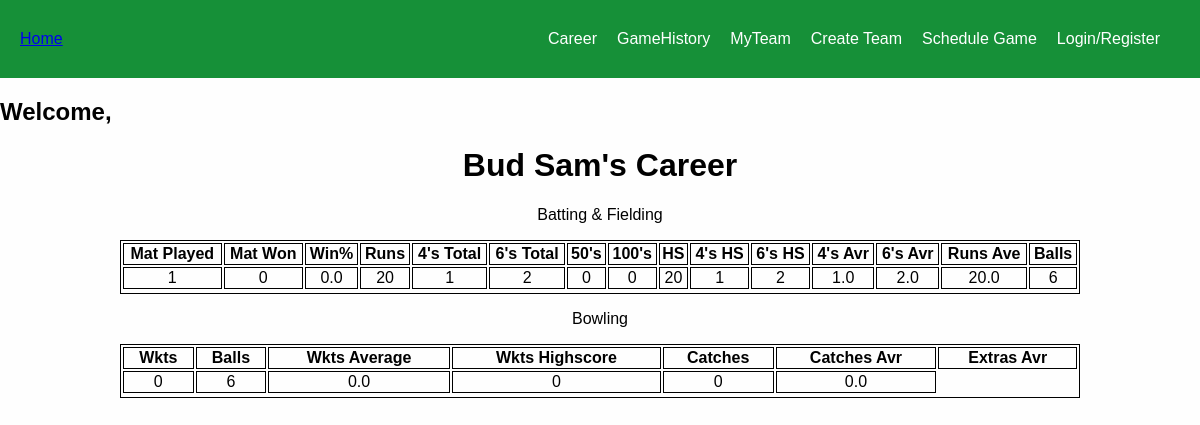
/player-career/2, run on an earlier commit of the app's database.
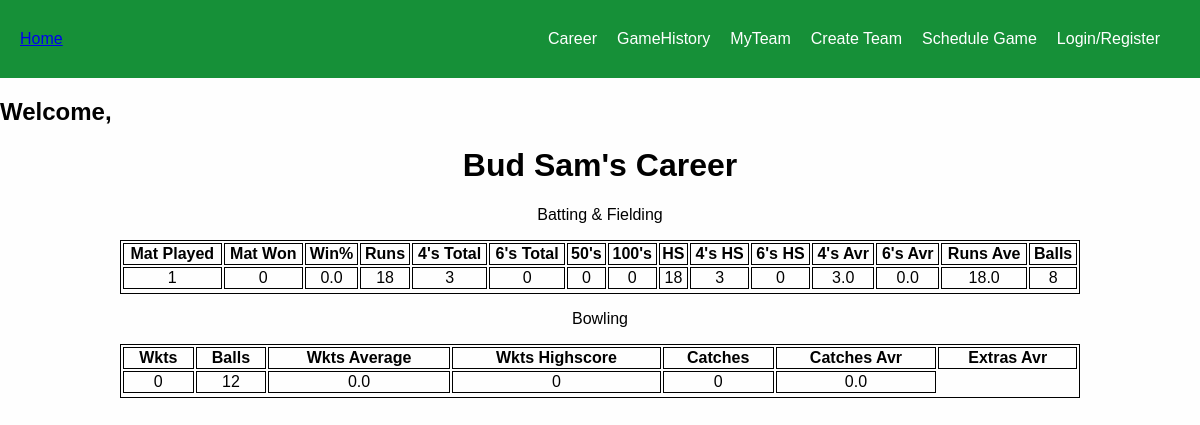
And on a later commit of the database.
### base/models.py (models this page shows, shortened)
class Player(AbstractUser):
    first_name = models.CharField(max_length=200, null=True)
    last_name = models.CharField(max_length=200, null=True)
    email = models.EmailField(unique=True, null=True)
    team = models.ForeignKey(Team,on_delete=models.SET_NULL,null=True)
    organization = models.ForeignKey(Organization,on_delete=models.SET_NULL,null=True)
    runs = models.IntegerField(default=0,null=True,blank=True)
    wickets = models.IntegerField(default=0,null=True,blank=True)
    catches = models.IntegerField(default=0,null=True,blank=True)
    sixes = models.IntegerField(default=0,null=True,blank=True)
    fours = models.IntegerField(default=0,null=True,blank=True)
    extras = models.IntegerField(default=0,null=True,blank=True)
    games_played = models.IntegerField(default=0,null=True,blank=True)
    games_won = models.IntegerField(default=0,null=True,blank=True)
    win_percentage = models.FloatField(default=0,null=True,blank=True)
    fifties = models.IntegerField(default=0,null=True,blank=True)
    centuries = models.IntegerField(default=0,null=True,blank=True)
    sr = models.FloatField(default=0,null=True,blank=True)
    runs_hs = models.IntegerField(default=0,null=True,blank=True)
    wickets_hs = models.IntegerField(default=0,null=True,blank=True)
    fours_hs = models.IntegerField(default=0,null=True,blank=True)
    sixes_hs = models.IntegerField(default=0,null=True,blank=True)
    runs_average = models.FloatField(default=0,null=True,blank=True)
    wickets_average = models.FloatField(default=0,null=True,blank=True)
    fours_average = models.FloatField(default=0,null=True,blank=True)
    sixes_average = models.FloatField(default=0,null=True,blank=True)
    catches_average = models.FloatField(default=0,null=True,blank=True)
    extras_average = models.FloatField(default=0,null=True,blank=True)
    balls_bowled = models.IntegerField(default=0,null=True,blank=True)
    balls_played = models.IntegerField(default=0,null=True,blank=True)
    game_invites = models.ManyToManyField("GameInvite", related_name="game_invites", blank=True)
    team_invites = models.ManyToManyField("TeamInvite", related_name="team_invites", blank=True)
    games = models.ManyToManyField("Game", related_name="games", blank=True)
    USERNAME_FIELD = "email"
    REQUIRED_FIELDS = ["username"]

### base/views.py (the view)
# urls.py: path("player-career/<str:pk>", views.player_career, name="player-career"),
def player_career(request, pk):
    player = Player.objects.get(id=pk)
    if player.games_won == 0 or player.games_played == 0:
        win_percentage = 0
    else:
        win_percentage = round(player.games_won/player.games_played *100)
    context = {"pk":pk, "user":player, "win_percentage":win_percentage}
    return render(request, "base/career.html", context)

### base/templates/base/career.html (shortened to what this page needs)
{% extends 'main.html' %}
{% block content %}
<!DOCTYPE html>
<html>
<head>
</head>
<body>
<h1 class="center">{{user.first_name}} {{user.last_name}}'s Career</h1>
<div class="center">
    <p>Batting & Fielding</p>
</div>
<table class="center">
  <tr>
    <th>Mat Played</th>
    <th>Mat Won</th>
    <th>Win%</th>
    <th>Runs</th>
    <th>4's Total</th>
    <th>6's Total</th>
    <th>50's</th>
    <th>100's</th>
    <th>HS</th>
    <th>4's HS</th>
    <th>6's HS</th>
    <th>4's Avr</th>
    <th>6's Avr</th>
    <th>Runs Ave</th>
    <th>Balls</th>
  </tr>
  <tr>
    <td>{{user.games_played}}</td>
    <td>{{user.games_won}}</td>
    <td>{{user.win_percentage}}</td>
    <td>{{user.runs}}</td>
    <td>{{user.fours}}</td>
    <td>{{user.sixes}}</td>
    <td>{{user.fifties}}</td>
    <td>{{user.centuries}}</td>
    <td>{{user.runs_hs}}</td>
    <td>{{user.fours_hs}}</td>
    <td>{{user.sixes_hs}}</td>
    <td>{{user.fours_average}}</td>
    <td>{{user.sixes_average}}</td>
    <td>{{user.runs_average}}</td>
    <td>{{user.balls_played}}</td>
  </tr>
</table>
<div class="center">
    <p>Bowling</p>
</div>
<table class="center">
    <tr>
      <th>Wkts</th>
      <th>Balls</th>
      <th>Wkts Average</th>
      <th>Wkts Highscore</th>
      <th>Catches</th>
      <th>Catches Avr</th>
      <th>Extras Avr</th>
    </tr>
    <tr>
      <td>{{user.wickets}}</td>
      <td>{{user.balls_bowled}}</td>
      <td>{{user.wickets_average}}</td>
      <td>{{user.wickets_hs}}</td>
      <td>{{user.catches}}</td>
      <td>{{user.extras_average}}</td>
    </tr>
</table>
</body>
</html>
{% endblock %}

What changed in the data, as far as the page shows it:
changed Player "Bud": runs "20" → "18"; fours "1" → "3"; sixes "2" → "0"; runs_hs "20" → "18"; fours_hs "1" → "3"; sixes_hs "2" → "0"; fours_average "1.0" → "3.0"; sixes_average "2.0" → "0.0"; runs_average "20.0" → "18.0"; balls_played "6" → "8"; balls_bowled "6" → "12"
